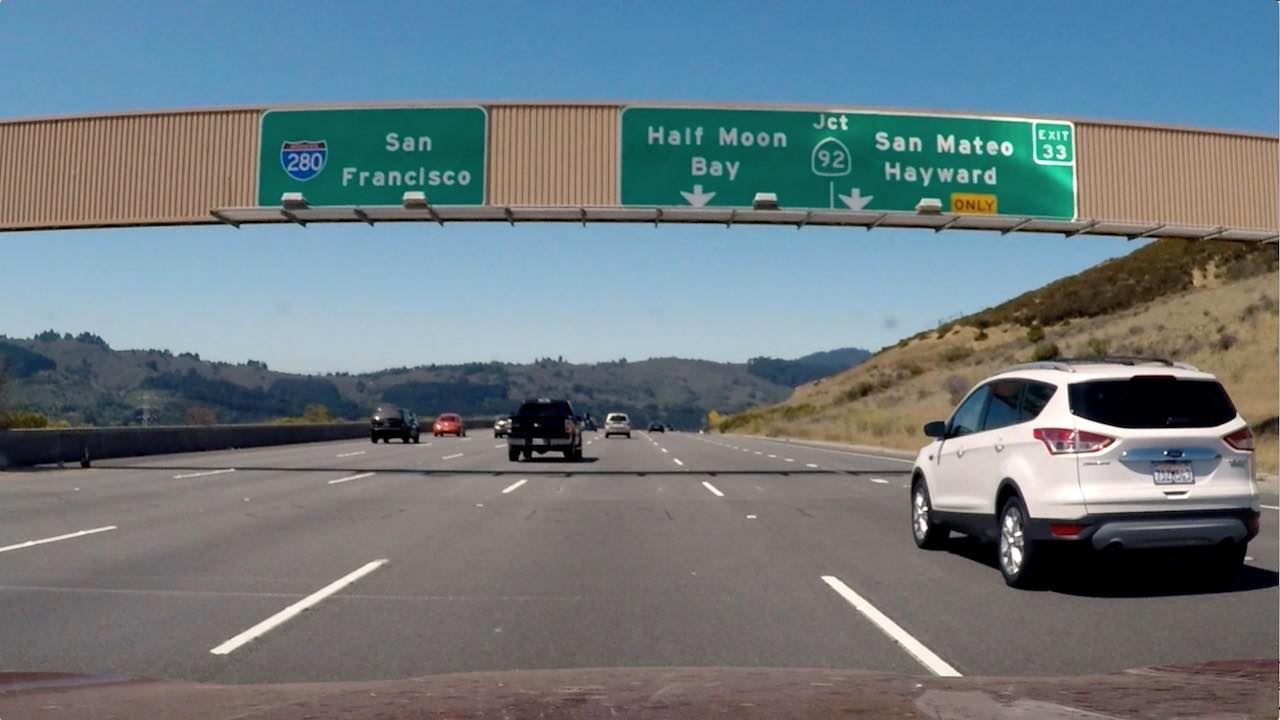
#> input picture Lesson 8: Gradients and Colour Space/signs_vehicles_xygrad.png, 1280 x 720 px
$ python 'Combining Thresholds.py'   (older library calls are emulated)
#> lines starting #> are read from the running program, lines starting #| are printed output that depends on the picture; after the words box and inside, x2 and y2 are one past the last pixel; in counts of white or black regions, pixels touching at a corner belong together
import numpy as np
import cv2
import matplotlib.pyplot as plt
import matplotlib.image as mpimg
import pickle
import os

os.chdir(r'I:\Xu\Udacity\Camera Calibration')

def abs_sobel_thresh(img, orient='x', sobel_kernel=3, thresh=(0, 255)):
    # Calculate directional gradient
    gray = cv2.cvtColor(img,cv2.COLOR_BGR2GRAY)
    sobelx = np.absolute(cv2.Sobel(gray, cv2.CV_64F,1,0,ksize = sobel_kernel))
    # Apply threshold
    scaled_sobel = np.uint8(255*sobelx/np.max(sobelx))
    grad_binary = np.zeros_like(scaled_sobel)
    grad_binary[(scaled_sobel >= thresh[0]) & (scaled_sobel <= thresh[1])] = 1
    return grad_binary

def mag_thresh(image, sobel_kernel=3, mag_thresh=(0, 255)):
    # Calculate gradient magnitude
    gray = cv2.cvtColor(image,cv2.COLOR_BGR2GRAY)
    sobelx = np.absolute(cv2.Sobel(gray, cv2.CV_64F, 1, 0,ksize = sobel_kernel))
    sobely = np.absolute(cv2.Sobel(gray, cv2.CV_64F, 0, 1,ksize = sobel_kernel))
    abs_Sobel = np.sqrt(sobelx**2+sobely**2)
    scale_factor = np.max(abs_Sobel)/255
    scaled_sobel = (abs_Sobel/scale_factor).astype(np.uint8)
    # Apply threshold
    mag_binary = np.zeros_like(scaled_sobel)
    mag_binary[(scaled_sobel >= mag_thresh[0]) & (scaled_sobel <= mag_thresh[1])] = 1
    return mag_binary

def dir_threshold(image, sobel_kernel=3, thresh=(0, np.pi/2)):
   # Calculate gradient magnitude
    gray = cv2.cvtColor(image,cv2.COLOR_BGR2GRAY)
    sobelx = np.absolute(cv2.Sobel(gray, cv2.CV_64F, 1, 0,ksize = sobel_kernel))
    sobely = np.absolute(cv2.Sobel(gray, cv2.CV_64F, 0, 1,ksize = sobel_kernel))
    absgraddir = np.arctan2(np.absolute(sobely), np.absolute(sobelx))
    dir_binary =  np.zeros_like(absgraddir)
    # Apply threshold
    dir_binary[(absgraddir >= thresh[0]) & (absgraddir <= thresh[1])] = 1
    return dir_binary

# Choose a Sobel kernel size
# Choose a larger odd number to smooth gradient measurements
image = mpimg.imread('signs_vehicles_xygrad.png')
#> image is the input picture: shape (720, 1280, 3) float32; mean R, G, B 0.428, 0.477, 0.5


# Apply each of the thresholding functions
gradx = abs_sobel_thresh(image, orient='x', sobel_kernel=9, thresh=(20, 100))
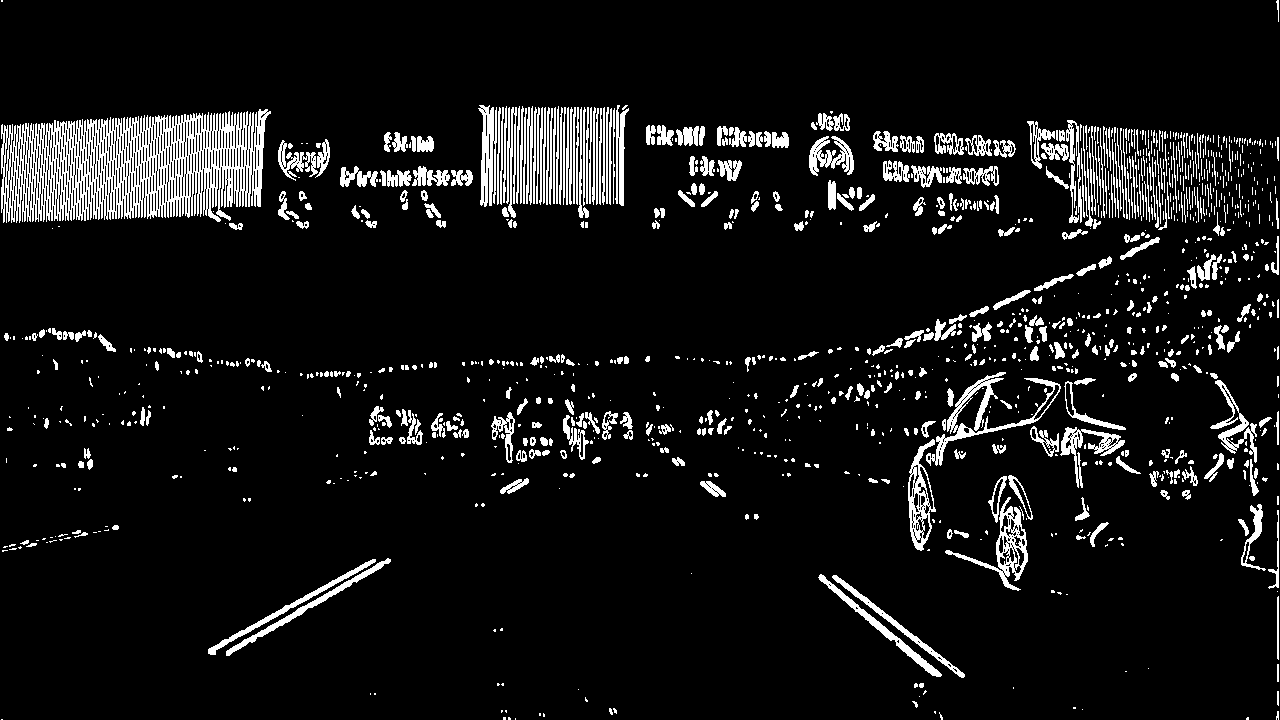
#> gradx: shape (720, 1280); values 0 (black) and 1 (white), 8.3% white; 1272 white regions (804 under 20 px), largest, box (x1, y1, x2, y2) and area: (1, 109, 271, 223) 17878, (926, 372, 1061, 466) 1903, (945, 497, 1028, 591) 1477
grady = abs_sobel_thresh(image, orient='y', sobel_kernel=9, thresh=(20, 100))
mag_binary = mag_thresh(image, sobel_kernel=9, mag_thresh=(30, 100))
#> in mag_thresh, `abs_Sobel = np.sqrt(sobelx**2+sobely**2)`:
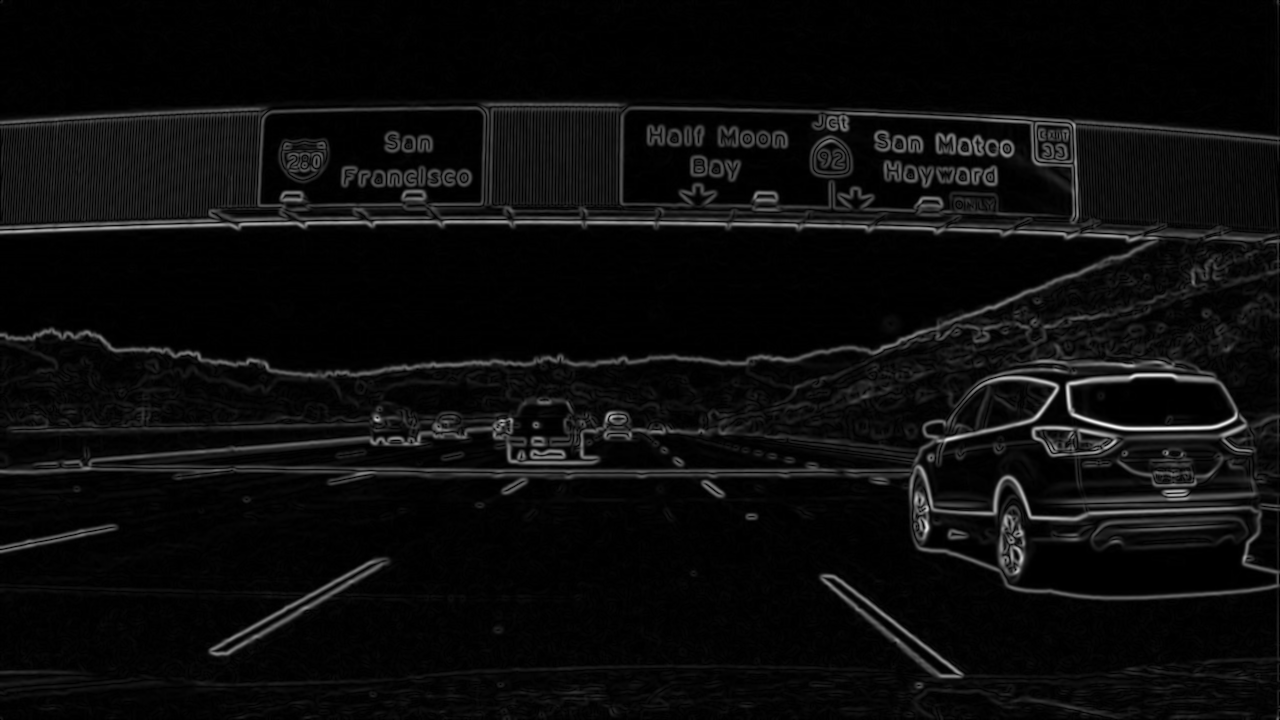
#> abs_Sobel: shape (720, 1280) float64; min 0, max 8321.9, mean 405.4; drawn with min black and max white
#> in mag_thresh, `scale_factor = np.max(abs_Sobel)/255`: scale_factor = 32.63
#> mag_binary: shape (720, 1280); values 0 (black) and 1 (white), 10.9% white; 648 white regions (434 under 20 px), largest, box (x1, y1, x2, y2) and area: (0, 102, 1280, 379) 30862, (0, 348, 1280, 601) 28368, (619, 106, 1280, 225) 9184
dir_binary = dir_threshold(image, sobel_kernel=15, thresh=(0.7, 1.3))
#> in dir_threshold, `absgraddir = np.arctan2(np.absolute(sobely), np.absolute(sobelx))`:
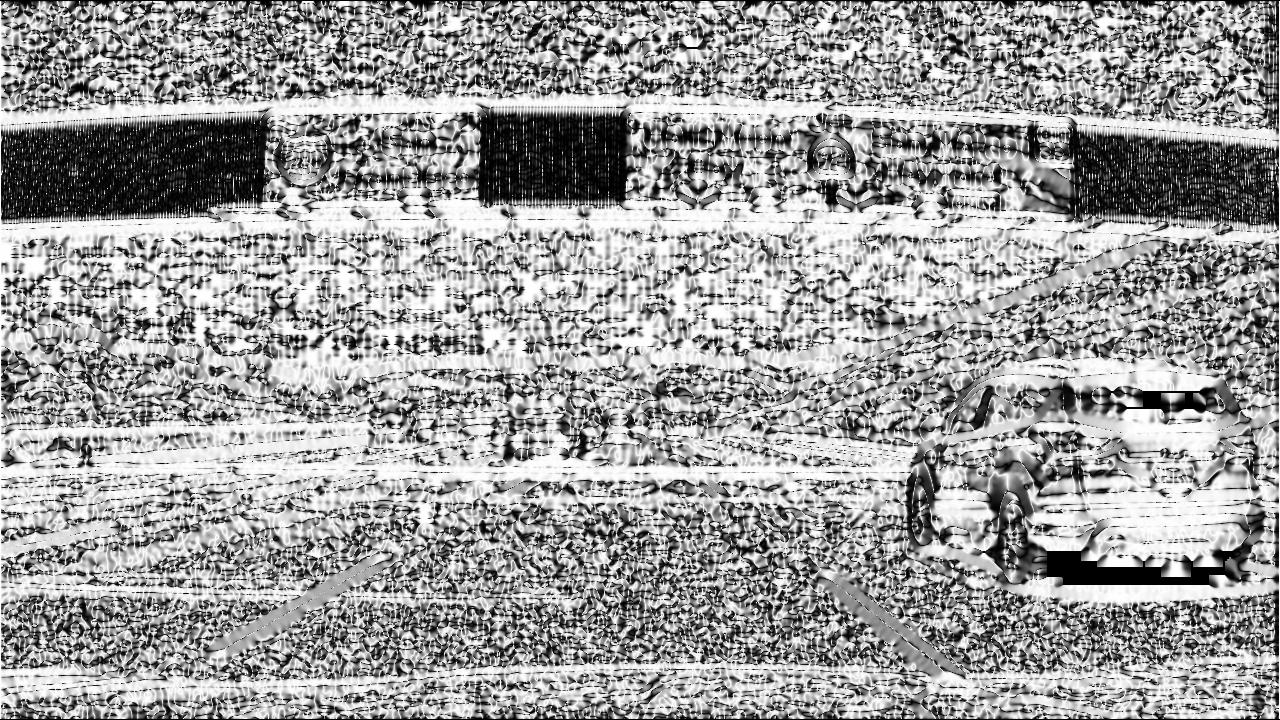
#> absgraddir: shape (720, 1280) float64; min 0, max 1.57, mean 0.967; drawn with min black and max white
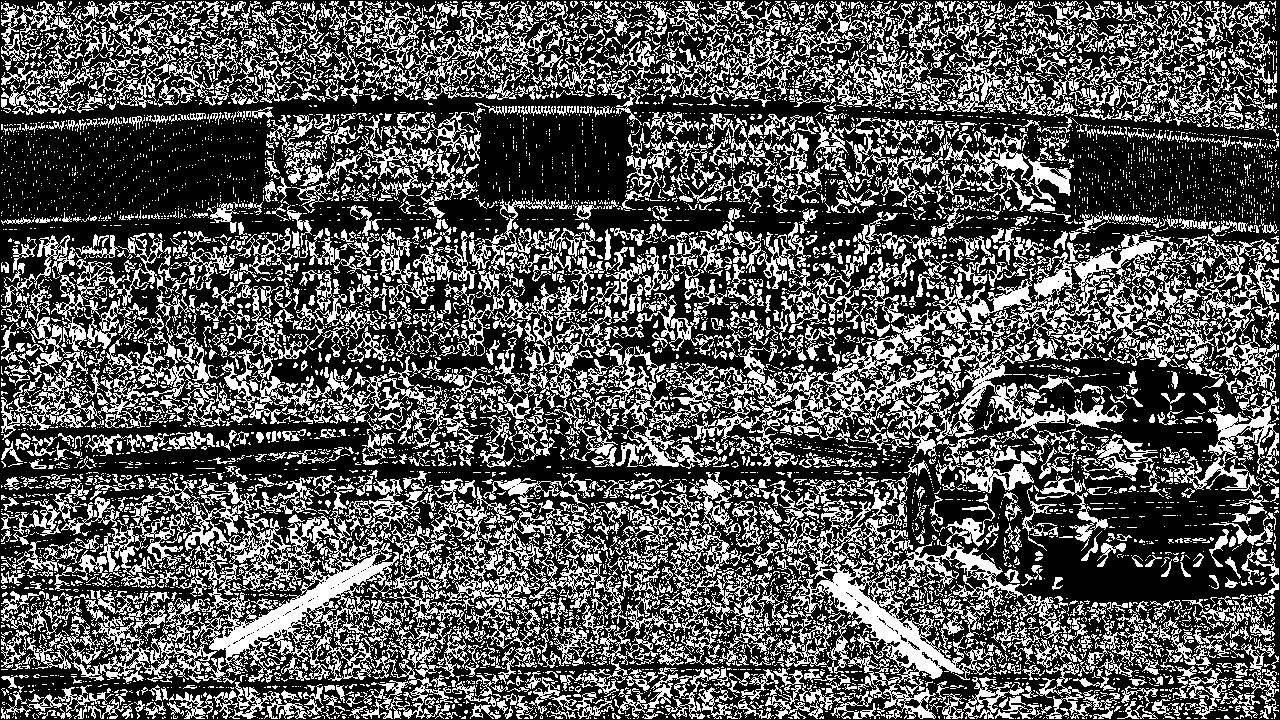
#> dir_binary: shape (720, 1280) float64; values 0 (black) and 1 (white), 33.8% white in thin lines or dots


combined = np.zeros_like(dir_binary)
combined[((gradx == 1) & (grady == 1)) | ((mag_binary == 1) & (dir_binary == 1))] = 1

plt.imshow(combined)
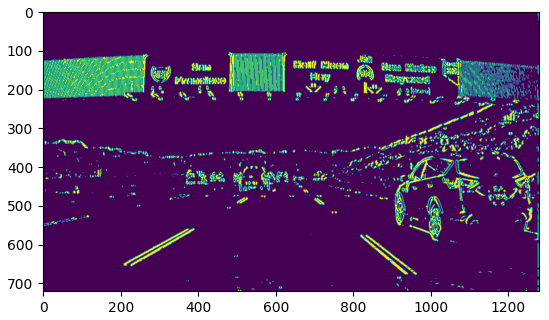
#> figure drawn by matplotlib, 1 panel
